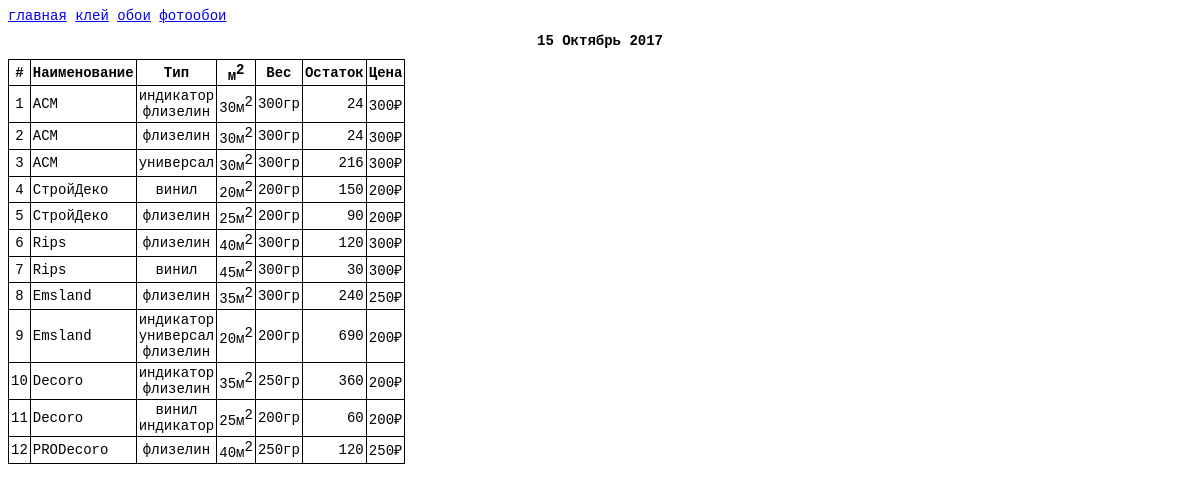
The page /remnants_of_glue on the database its author committed.
### glue/models.py (models this page shows, shortened)
class Glue(models.Model):
    brand = models.ForeignKey(Brand, verbose_name='Бренд')
    weight = models.PositiveSmallIntegerField('Вес пачки', help_text='гр')
    retail_price = models.PositiveSmallIntegerField('Розничная цена')
    count = models.PositiveSmallIntegerField('Количество')
    pack = models.PositiveSmallIntegerField('Пачек в коробке')
    area = models.PositiveSmallIntegerField('На площадь')
    glue_type = models.ManyToManyField(GlueType, verbose_name='Тип клея')
    class Meta:
        verbose_name = 'Клей'
        verbose_name_plural = 'Клеи'

class Brand(models.Model):
    name = models.CharField('Бренд', max_length=100)
    def __str__(self):
        return self.name
    class Meta:
        ordering = ('name',)
        verbose_name = 'Бренд'
        verbose_name_plural = 'Бренды'

class GlueType(models.Model):
    name = models.CharField('Тип клея', max_length=50)
    class Meta:
        ordering = ('name',)
        verbose_name = 'Тип клея'
        verbose_name_plural = 'Типы клея'

### glue/views.py (the view)
# urls.py: url(r'^remnants_of_glue', RemnantsList.as_view(), name='remnants_of_glue'),
class RemnantsList(ListView):
    template_name = 'glue/remnants_of_glue.html'
    model = Glue

### glue/templates/glue/remnants_of_glue.html
{% extends 'base.html' %}
{% block content %}
    <h1 align="center">{% now 'j F Y' %}</h1>
    <table border="1" cellspacing="0">
        <tr>
            <th>#</th>
            <th>Наименование</th>
            <th>Тип</th>
            <th>м<sup>2</sup></th>
            <th>Вес</th>
            <th>Остаток</th>
            <th>Цена</th>
        </tr>
        {% for object in object_list %}
            <tr>
                <td align="center">{{ forloop.counter }}</td>
                <td>{{ object.brand }}</td>
                <td align="center">
                    {% for glue_type in object.glue_type.all %}
                        {% if forloop.last %}
                            {{ glue_type.name }}
                        {% else %}
                            {{ glue_type.name }}<br>
                        {% endif %}
                    {% endfor %}
                </td>
                <td align="center">{{ object.area }}м<sup>2</sup></td>
                <td align="center">{{ object.weight }}гр</td>
                <td align="right">{{ object.count }}</td>
                <td align="center">{{ object.retail_price }}&#x20bd</td>
            </tr>
        {% endfor %}
    </table>
{% endblock %}

### templates/base.html (shortened to what this page needs)
<a href="{% url 'index' %}">главная</a>
<a href="{% url 'glue:remnants_of_glue' %}">клей</a>
<a href="{% url 'remnants_of_goods' %}">обои</a>
<a href="{% url 'photowp:remnants_of_photo' %}">фотообои</a>
{% block content %}{% endblock %}

### templates/base.html (style rules this page uses)
* { font-size: 14px; font-family: monospace; }
table { border-collapse: collapse; }
th, td { padding: 2px; border: 1px solid #000; }

### rows shown on the page
Glue: brand "ACM", area "30", weight "300", count "24", retail_price "300"
GlueType: name "индикатор"
GlueType: name "флизелин"
Glue: brand "ACM", area "30", weight "300", count "24", retail_price "300"
Glue: brand "ACM", area "30", weight "300", count "216", retail_price "300"
GlueType: name "универсал"
Glue: brand "СтройДеко", area "20", weight "200", count "150", retail_price "200"
GlueType: name "винил"
Glue: brand "СтройДеко", area "25", weight "200", count "90", retail_price "200"
Glue: brand "Rips", area "40", weight "300", count "120", retail_price "300"
Glue: brand "Rips", area "45", weight "300", count "30", retail_price "300"
Glue: brand "Emsland", area "35", weight "300", count "240", retail_price "250"
Glue: brand "Emsland", area "20", weight "200", count "690", retail_price "200"
Glue: brand "Decoro", area "35", weight "250", count "360", retail_price "200"
Glue: brand "Decoro", area "25", weight "200", count "60", retail_price "200"
Glue: brand "PRODecoro", area "40", weight "250", count "120", retail_price "250"
